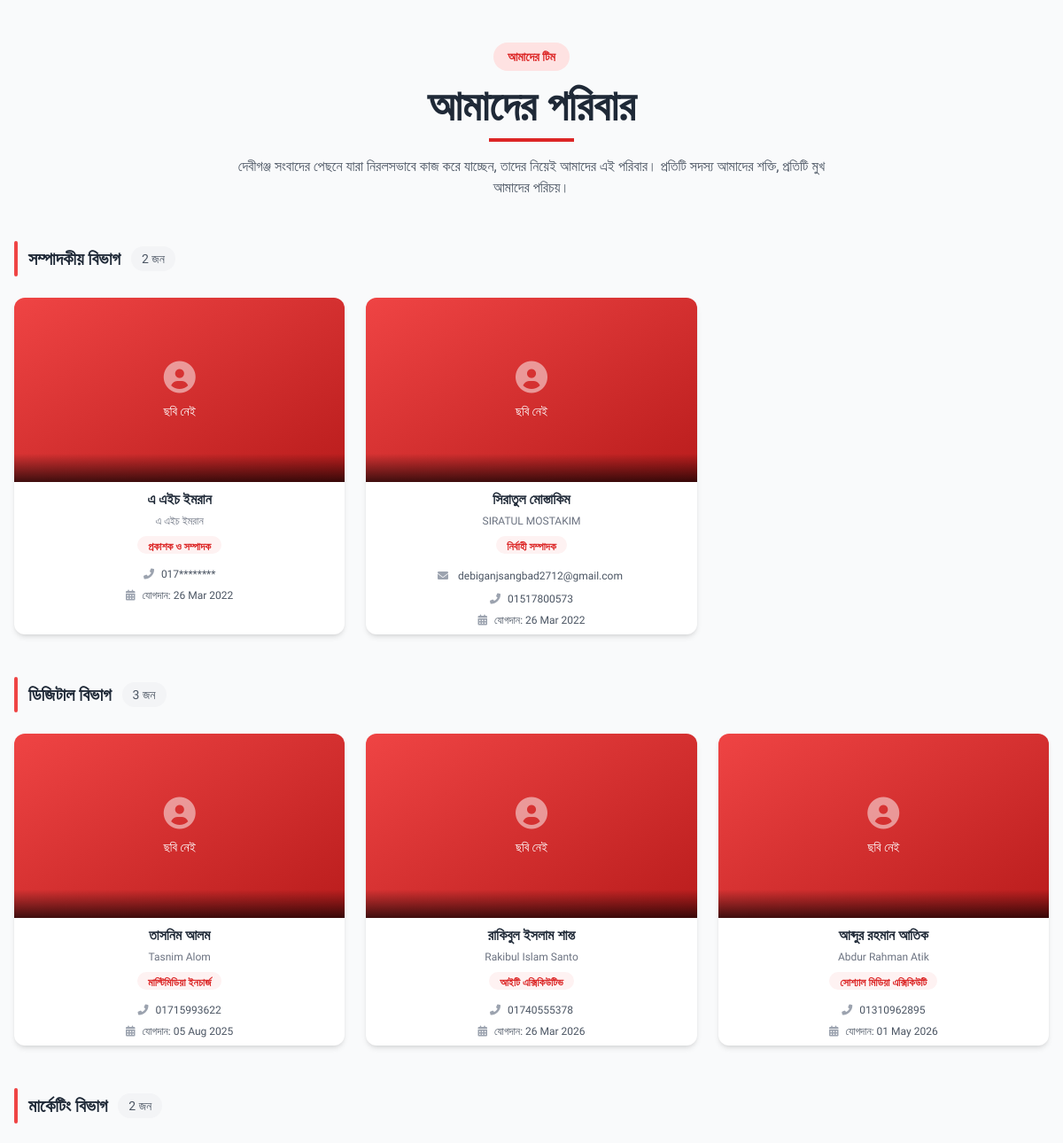
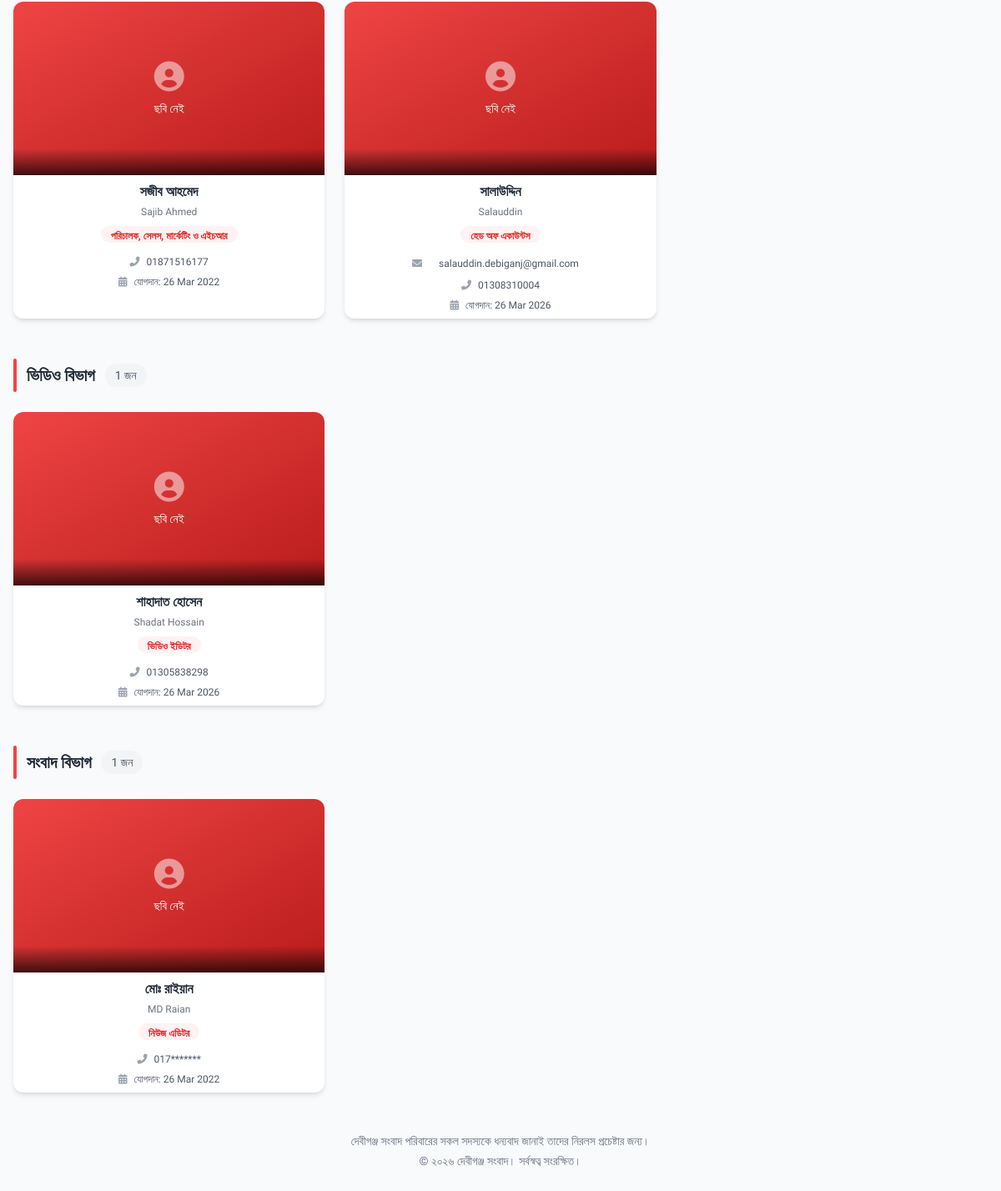
Page /staff.php on the committed database (2 pictures, top to bottom).
### tables this page shows
CREATE TABLE `staffs` (
  `id` int(11) NOT NULL,
  `name_bn` varchar(100) NOT NULL,
  `name_en` varchar(100) DEFAULT NULL,
  `designation_bn` varchar(100) NOT NULL,
  `designation_en` varchar(100) DEFAULT NULL,
  `department` varchar(100) DEFAULT NULL,
  `image` varchar(255) DEFAULT NULL,
  `email` varchar(100) DEFAULT NULL,
  `phone` varchar(20) DEFAULT NULL,
  `facebook` varchar(255) DEFAULT NULL,
  `linkedin` varchar(255) DEFAULT NULL,
  `twitter` varchar(255) DEFAULT NULL,
  `bio` text DEFAULT NULL,
  `joining_date` date DEFAULT NULL,
  `sort_order` int(11) DEFAULT 0,
  `status` enum('active','inactive') DEFAULT 'active',
  `created_at` timestamp NOT NULL DEFAULT current_timestamp(),
  `updated_at` timestamp NOT NULL DEFAULT current_timestamp() ON UPDATE current_timestamp()
);

### staff.php (the view, shortened to what this page needs)
<?php
require_once 'admin/includes/functions.php';
$sql = "SELECT * FROM staffs WHERE status = 'active' ORDER BY sort_order ASC, id ASC";
$result = $conn->query($sql);
$staffByDept = [];
while ($staff = $result->fetch_assoc()) {
    $dept = $staff['department'] ?? 'অন্যান্য';
    if (!isset($staffByDept[$dept])) {
        $staffByDept[$dept] = [];
    }
    $staffByDept[$dept][] = $staff;
}
?>
<!DOCTYPE html>
<html lang="bn">
<head>
    <script src="https://cdn.tailwindcss.com"></script>
    <link rel="stylesheet" href="https://cdnjs.cloudflare.com/ajax/libs/font-awesome/6.0.0/css/all.min.css">
</head>
<body class="bg-gray-50">
    <div class="max-w-7xl mx-auto px-4 py-8 md:py-12">
        <div class="text-center mb-12">
            <div class="inline-block bg-red-100 rounded-full px-4 py-1 mb-4">
                <span class="text-red-600 text-sm font-semibold">আমাদের টিম</span>
            </div>
            <h1 class="text-2xl md:text-5xl font-bold text-gray-800 mb-3">আমাদের পরিবার</h1>
            <div class="w-24 h-1 bg-red-600 mx-auto mb-4"></div>
            <p class="text-gray-600 max-w-2xl mx-auto text-xs md:text-base">
                দেবীগঞ্জ সংবাদের পেছনে যারা নিরলসভাবে কাজ করে যাচ্ছেন, তাদের নিয়েই আমাদের এই পরিবার।
                প্রতিটি সদস্য আমাদের শক্তি, প্রতিটি মুখ আমাদের পরিচয়।
            </p>
        </div>
        <?php foreach ($staffByDept as $dept => $staffList): ?>
        <div class="mb-12">
            <div class="flex items-center gap-3 mb-6">
                <div class="h-10 w-1 bg-red-500 rounded-full"></div>
                <h2 class="text-xl font-bold text-gray-800">
                    <?php
                    $deptNames = [
                        'Editorial' => 'সম্পাদকীয় বিভাগ',
                        'News' => 'সংবাদ বিভাগ',
                        'Crime' => 'ক্রাইম বিভাগ',
                        'Sports' => 'খেলাধুলা বিভাগ',
                        'Photography' => 'ফটোগ্রাফি বিভাগ',
                        'Digital' => 'ডিজিটাল বিভাগ',
                        'Video' => 'ভিডিও বিভাগ',
                        'Marketing' => 'মার্কেটিং বিভাগ',
                        'অন্যান্য' => 'অন্যান্য বিভাগ'
                    ];
                    echo $deptNames[$dept] ?? $dept;
                    ?>
                </h2>
                <span class="bg-gray-100 text-gray-600 text-sm px-3 py-1 rounded-full"><?php echo count($staffList); ?> জন</span>
            </div>
            <div class="grid grid-cols-2 lg:grid-cols-3 xl:grid-cols-4 gap-6">
                <?php foreach ($staffList as $staff): ?>
                <div class="staff-card bg-white rounded-xl shadow-md overflow-hidden hover:shadow-xl transition-all duration-300">
                    <div class="relative h-24 md:h-44 lg:h-52 overflow-hidden bg-gradient-to-br from-red-500 to-red-700">
                        <?php if (!empty($staff['image']) && file_exists($_SERVER['DOCUMENT_ROOT'] . $staff['image'])): ?>
                        <img src="./<?php echo $staff['image']; ?>" alt="<?php echo $staff['name_bn']; ?>" class="staff-img w-full h-full object-cover">
                        <?php else: ?>
                        <div class="w-full h-full flex items-center justify-center">
                            <div class="text-center">
                                <i class="fas fa-user-circle text-4xl text-white opacity-50"></i>
                                <p class="text-white text-sm mt-2">ছবি নেই</p>
                            </div>
                        </div>
                        <?php endif; ?>
                        <div class="absolute bottom-0 left-0 right-0 bg-gradient-to-t from-black/70 to-transparent p-4">
                        </div>
                    </div>
                    <div class="p-2 text-center">
                        <h5 class="text-base font-bold text-gray-800 mb-1"><?php echo $staff['name_bn']; ?></h5>
                        <?php if (!empty($staff['name_en'])): ?>
                        <p class="text-xs text-gray-500 mb-2"><?php echo $staff['name_en']; ?></p>
                        <?php endif; ?>
                        <div class="inline-block bg-red-50 text-red-600 text-xs font-semibold px-3 pt-1 rounded-full">
                            <?php echo $staff['designation_bn']; ?>
                        </div>
                        <div class="space-y-2 text-sm text-gray-600 mt-3">
                            <?php if (!empty($staff['email'])): ?>
                            <div class="flex items-center justify-center gap-2">
                                <i class="fas fa-envelope text-gray-400 text-xs"></i>
                                <a href="mailto:<?php echo $staff['email']; ?>" class="hover:text-red-500 transition break-all w-48" style="font-size: 0.75rem;"><?= $staff['email']; ?></a>
                            </div>
                            <?php endif; ?>
                            <?php if (!empty($staff['phone'])): ?>
                            <div class="flex items-center justify-center gap-2">
                                <i class="fas fa-phone-alt text-gray-400 text-xs"></i>
                                <span class="text-xs"><?php echo $staff['phone']; ?></span>
                            </div>
                            <?php endif; ?>
                            <?php if (!empty($staff['joining_date'])): ?>
                            <div class="flex items-center justify-center gap-2">
                                <i class="fas fa-calendar-alt text-gray-400 text-xs"></i>
                                <span class="text-xs">যোগদান: <?php echo date('d M Y', strtotime($staff['joining_date'])); ?></span>
                            </div>
                            <?php endif; ?>
                        </div>
                    </div>
                </div>
                <?php endforeach; ?>
            </div>
        </div>
        <?php endforeach; ?>
        <div class="text-center mt-8 text-sm text-gray-500">
            <p>দেবীগঞ্জ সংবাদ পরিবারের সকল সদস্যকে ধন্যবাদ জানাই তাদের নিরলস প্রচেষ্টার জন্য।</p>
            <p class="mt-1">© ২০২৬ দেবীগঞ্জ সংবাদ। সর্বস্বত্ব সংরক্ষিত।</p>
        </div>
    </div>
</body>
</html>

### staff.php (style rules this page uses)
* { font-family: 'Hind Siliguri', sans-serif; }
.staff-card { transition: transform 0.3s ease, box-shadow 0.3s ease; }

### rows in the picture
staffs: shows "ছবি নেই", name_bn "এ এইচ ইমরান", name_en "এ এইচ ইমরান", designation_bn "প্রকাশক ও সম্পাদক", phone "017********", joining_date "26 Mar 2022"
staffs: shows "ছবি নেই", name_bn "সিরাতুল মোস্তাকিম", name_en "SIRATUL MOSTAKIM", designation_bn "নির্বাহী সম্পাদক", email "debiganjsangbad2712@gmail.com", phone "01517800573", joining_date "26 Mar 2022"
staffs: shows "ছবি নেই", name_bn "তাসনিম আলম", name_en "Tasnim Alom", designation_bn "মাল্টিমিডিয়া ইনচার্জ", phone "01715993622", joining_date "05 Aug 2025"
staffs: shows "ছবি নেই", name_bn "রাকিবুল ইসলাম শান্ত", name_en "Rakibul Islam Santo", designation_bn "আইটি এক্সিকিউটিভ", phone "01740555378", joining_date "26 Mar 2026"
staffs: shows "ছবি নেই", name_bn "আব্দুর রহমান আতিক", name_en "Abdur Rahman Atik", designation_bn "সোশ্যাল মিডিয়া এক্সিকিউটি", phone "01310962895", joining_date "01 May 2026"
staffs: shows "ছবি নেই", name_bn "সজীব আহমেদ", name_en "Sajib Ahmed", designation_bn "পরিচালক, সেলস, মার্কেটিং ও এইচআর", phone "01871516177", joining_date "26 Mar 2022"
staffs: shows "ছবি নেই", name_bn "সালাউদ্দিন", name_en "Salauddin", designation_bn "হেড অফ একাউন্টস", email "salauddin.debiganj@gmail.com", phone "01308310004", joining_date "26 Mar 2026"
staffs: shows "ছবি নেই", name_bn "শাহাদাত হোসেন", name_en "Shadat Hossain", designation_bn "ভিডিও ইডিটর", phone "01305838298", joining_date "26 Mar 2026"
staffs: department "সংবাদ বিভাগ", count($staffList) "1", image "ছবি নেই", name_bn "মোঃ রাইয়ান", name_en "MD Raian", designation_bn "নিউজ এডিটর", phone "017*******", joining_date "26 Mar 2022"

### other values in the picture
$deptNames[$dept] "সম্পাদকীয় বিভাগ"
count($staffList) "2"
$deptNames[$dept] "ডিজিটাল বিভাগ"
count($staffList) "3"
$deptNames[$dept] "মার্কেটিং বিভাগ"
$deptNames[$dept] "ভিডিও বিভাগ"
count($staffList) "1"
